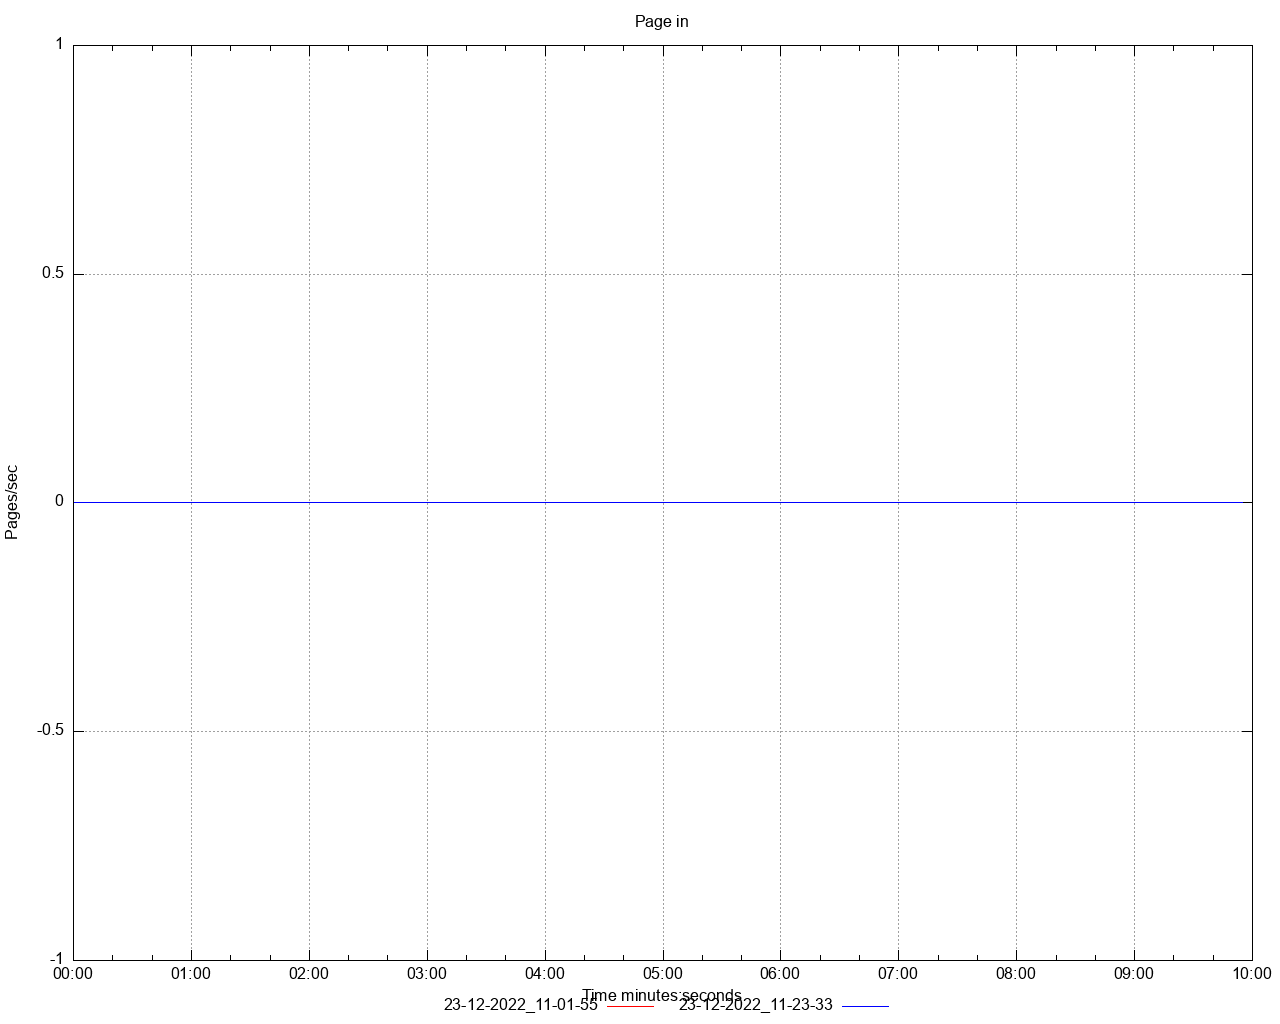

Write the gnuplot code that produced this figure.
set title 'Page in' noenhanced
set style data lines
set datafile separator ","
set terminal png size 1280,1024
set grid
set key below
set xdata time
set timefmt "%s"
offset = 0
t0(x)=(offset=($0==0) ? x : offset, x - offset)
set xlabel 'Time minutes:seconds'
set ylabel 'Pages/sec'
set output '/Users/ahmet.mircik/Workspace/python/hazelcast-simulator/offload-benchmarks/report/dstat/page_in_A4.png'
plot \
   '/Users/ahmet.mircik/Workspace/python/hazelcast-simulator/offload-benchmarks/report/data/page_in_A4_1.data' using (t0(timecolumn(1))):2 title "23-12-2022_11-01-55" noenhanced lt rgb "red", \
   '/Users/ahmet.mircik/Workspace/python/hazelcast-simulator/offload-benchmarks/report/data/page_in_A4_2.data' using (t0(timecolumn(1))):2 title "23-12-2022_11-23-33" noenhanced lt rgb "blue", \
